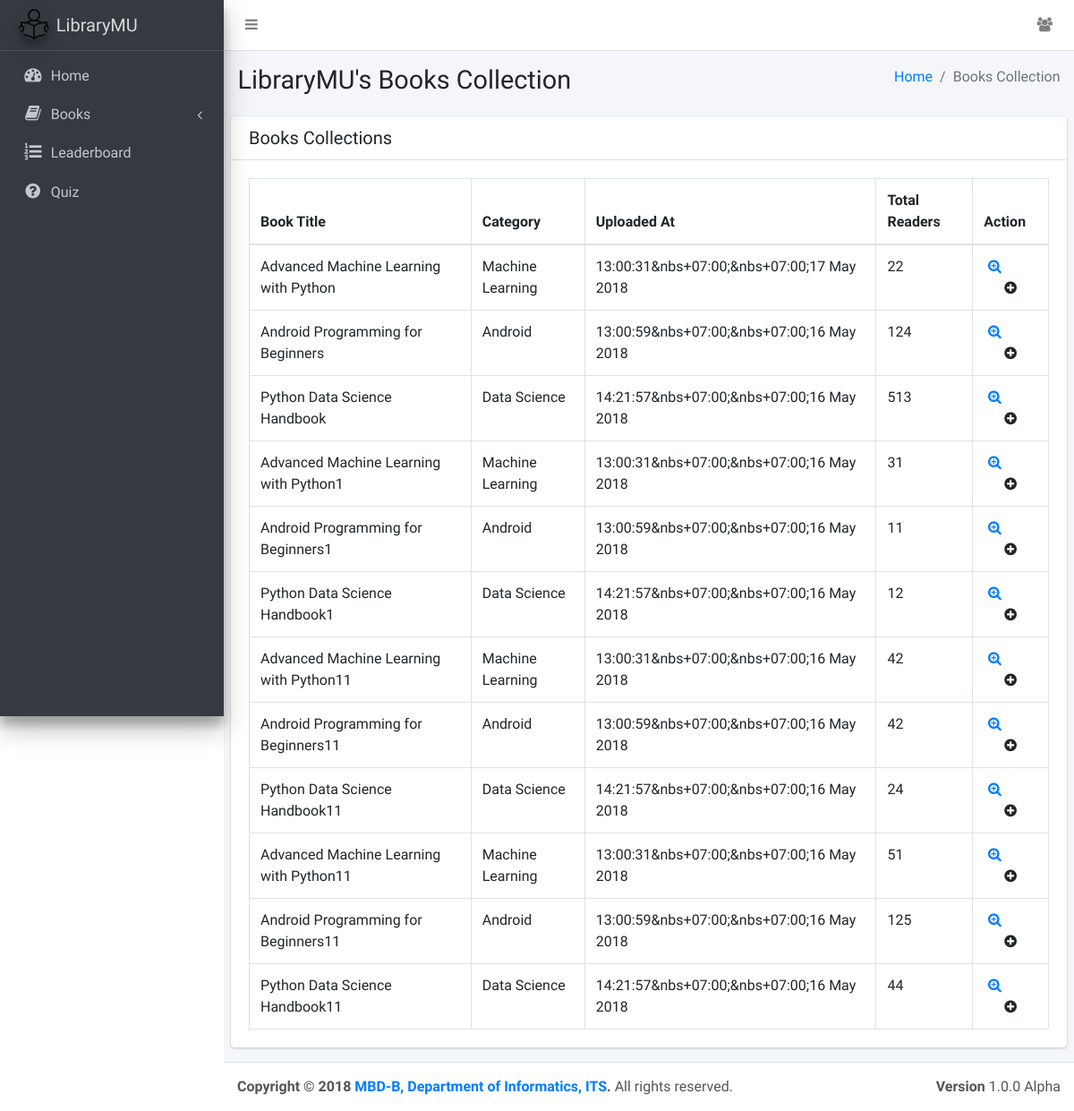
The app's page /books.php (signed in) with its own data.
### tables this page shows
CREATE TABLE `books` (
  `id` int(11) UNSIGNED NOT NULL,
  `title` varchar(150) NOT NULL,
  `category` varchar(100) NOT NULL,
  `path` varchar(100) NOT NULL,
  `created_at` timestamp NOT NULL DEFAULT CURRENT_TIMESTAMP,
  `count` int(11) NOT NULL,
  `quiz` tinyint(1) NOT NULL,
  `type` enum('pdf','epub') NOT NULL
);

### books.php (the view, shortened to what this page needs)
<!DOCTYPE html>
<html>
<head>
  <?php include('meta.php'); ?>
</head>
<body class="hold-transition sidebar-mini">
<div class="wrapper">
  <?php
  include('navbar.php');
  include('sidebar.php');
  ?>
  <div class="content-wrapper">
    <section class="content-header">
      <div class="container-fluid">
        <div class="row mb-2">
          <div class="col-sm-6">
            <h1>LibraryMU's Books Collection</h1>
          </div>
          <div class="col-sm-6">
            <ol class="breadcrumb float-sm-right">
              <li class="breadcrumb-item"><a href="/">Home</a></li>
              <li class="breadcrumb-item active">Books Collection</li>
            </ol>
          </div>
        </div>
      </div>
    </section>
    <section class="content">
      <div class="row">
        <div class="col-12">
          <div class="card">
            <div class="card-header">
            <?php
            include('system/db_connect.php');
            if(isset($_GET['browse']) && $_GET['browse'] === 'trending'){
              echo '<h3 class="card-title">Hot Trending Books Right Now!</h3>
            </div>';
              $query = "CALL sp_trending()";
            }
            elseif(isset($_GET['browse']) && $_GET['browse'] === 'today'){
              echo '<h3 class="card-title">Hot Trending Books Right Now!</h3>
            </div>';
              $query = "CALL sp_today()";
            }
            else{
              echo '<h3 class="card-title">Books Collections</h3>
            </div>';
              $query = "CALL sp_books()";
            }
            $sql = mysqli_query($db, $query) or die("Query fail : ".mysqli_error($db));
            ?>
            <div class="card-body">
              <table id="bookscollection" class="table table-bordered table-hover">
                <thead>
                <tr>
                  <th>Book Title</th>
                  <th>Category</th>
                  <th>Uploaded At</th>
                  <th>Total Readers</th>
                  <th>Action</th>
                </tr>
                </thead>
                <tbody>
                    <?php
                      while ($row = $sql->fetch_assoc()) {
                        echo "<tr><td>" . $row["title"] . "</td>";
                        echo "<td>" . $row["category"] . "</td>";
                        $parsedate = new DateTime($row['created_at']);
                        echo "<td>" . $parsedate->format('H:i:s&\nb\sp;&\nb\sp;d M Y') . "</td>";
                        echo "<td>" . $row["count"] . "</td>";
                        if($row["type"] === "pdf"){
                          echo "<td><div class='text-center'>
                          <a id='clickthis".$row['id']."' href='https://fajarmf.com/.pdf/" . $row['path'] . "' hidden target='_newtab'></a>
                          <a href='#' onclick='openBook(". $row['id'] .")'><i class='fa fa-search-plus' title='Read Now' aria-hidden='true'></i></a>
                          <span>&nbsp;&nbsp;&nbsp;&nbsp;&nbsp;&nbsp;&nbsp;&nbsp;</span>
                          <i class='fa fa-plus-circle' title='Add to Library' aria-hidden='true'></i>
                        </div>
                      </td></tr>";
                        } else{
                          echo "<td><div class='text-center'>
                          <a id='clickthis".$row['id']."' href='epub.php?pdf=" . $row['path'] . "' hidden target='_newtab'></a>
                          <a href='#'  onclick='openBook(". $row['id'] .")'><i class='fa fa-search-plus' title='Read Now' aria-hidden='true'></i></a>
                          <span>&nbsp;&nbsp;&nbsp;&nbsp;&nbsp;&nbsp;&nbsp;&nbsp;</span>
                          <i class='fa fa-plus-circle' title='Add to Library' aria-hidden='true'></i>
                          </div>
                          </td></tr>";
                        }
                      }
                    ?>
                </tbody>
              </table>
            </div>
          </div>
          </div>
      </div>
    </section>
  </div>
  <?php include('footer.php'); ?>
</div>
</body>
</html>

### meta.php (shortened to what this page needs)
<link rel="stylesheet" href="plugins/font-awesome/css/font-awesome.min.css">
<link href="https://unpkg.com/ionicons@4.0.0/dist/css/ionicons.min.css"rel="stylesheet"/>
<link rel="stylesheet" href="dist/css/adminlte.min.css">
<link rel="stylesheet" href="plugins/iCheck/flat/blue.css">
<link rel="stylesheet" href="plugins/morris/morris.css">
<link rel="stylesheet" href="plugins/jvectormap/jquery-jvectormap-1.2.2.css">
<link rel="stylesheet" href="plugins/datepicker/datepicker3.css">
<link rel="stylesheet" href="plugins/daterangepicker/daterangepicker-bs3.css">
<link rel="stylesheet" href="plugins/bootstrap-wysihtml5/bootstrap3-wysihtml5.min.css">

### navbar.php (shortened to what this page needs)
<nav class="main-header navbar navbar-expand bg-white navbar-light border-bottom">
  <ul class="navbar-nav">
    <li class="nav-item">
      <a class="nav-link" data-widget="pushmenu" href="#"><i class="fa fa-bars"></i></a>
    </li>
  </ul>
  <ul class="navbar-nav ml-auto">
    <li class="nav-item dropdown">
      <a class="nav-link" data-toggle="dropdown" href="#">
        <i class="fa fa-users"></i>
      </a>
    </li>
  </ul>
</nav>

### sidebar.php (shortened to what this page needs)
<aside class="main-sidebar sidebar-dark-primary elevation-4">
  <a href="/" class="brand-link">
    <img src="dist/img/logo.png" alt="LibraryMU" class="brand-image img-circle elevation-3"
         style="opacity: .8">
    <span class="brand-text font-weight-light">LibraryMU</span>
  </a>
  <div class="sidebar">
    <nav class="mt-2">
      <ul class="nav nav-pills nav-sidebar flex-column" data-widget="treeview" role="menu" data-accordion="false">
        <li class="nav-item">
          <a href="/" class="nav-link">
            <i class="nav-icon fa fa-dashboard"></i>
            <p>
              Home
            </p>
          </a>
        </li>
        <li class="nav-item has-treeview">
          <a href class="nav-link">
            <i class="nav-icon fa fa-book"></i>
            <p>
              Books
              <i class="right fa fa-angle-left"></i>
            </p>
          </a>
        </li>
        <li class="nav-item">
          <a href="pages/widgets.html" class="nav-link">
            <i class="nav-icon fa fa-list-ol"></i>
            <p>
              Leaderboard
            </p>
          </a>
        </li>
        <li class="nav-item">
          <a href="pages/widgets.html" class="nav-link">
            <i class="nav-icon fa fa-question-circle"></i>
            <p>
              Quiz
            </p>
          </a>
        </li>
      </ul>
    </nav>
  </div>
</aside>

### footer.php
<footer class="main-footer">
  <strong>Copyright &copy; 2018 <a href="http://fajarmf.com">MBD-B, Department of Informatics, ITS</a>.</strong>
  All rights reserved.
  <div class="float-right d-none d-sm-inline-block">
    <b>Version</b> 1.0.0 Alpha
  </div>
</footer>

### records on screen
books: title "Advanced Machine Learning with Python", category "Machine Learning", created_at "13:00:31&nbs+07:00;&nbs+07:00;17 May 2018", count "22"
books: title "Android Programming for Beginners", category "Android", created_at "13:00:59&nbs+07:00;&nbs+07:00;16 May 2018", count "124"
books: title "Python Data Science Handbook", category "Data Science", created_at "14:21:57&nbs+07:00;&nbs+07:00;16 May 2018", count "513"
books: title "Advanced Machine Learning with Python1", category "Machine Learning", created_at "13:00:31&nbs+07:00;&nbs+07:00;16 May 2018", count "31"
books: title "Android Programming for Beginners1", category "Android", created_at "13:00:59&nbs+07:00;&nbs+07:00;16 May 2018", count "11"
books: title "Python Data Science Handbook1", category "Data Science", created_at "14:21:57&nbs+07:00;&nbs+07:00;16 May 2018", count "12"
books: title "Advanced Machine Learning with Python11", category "Machine Learning", created_at "13:00:31&nbs+07:00;&nbs+07:00;16 May 2018", count "42"
books: title "Android Programming for Beginners11", category "Android", created_at "13:00:59&nbs+07:00;&nbs+07:00;16 May 2018", count "42"
books: title "Python Data Science Handbook11", category "Data Science", created_at "14:21:57&nbs+07:00;&nbs+07:00;16 May 2018", count "24"
books: title "Advanced Machine Learning with Python11", category "Machine Learning", created_at "13:00:31&nbs+07:00;&nbs+07:00;16 May 2018", count "51"
books: title "Android Programming for Beginners11", category "Android", created_at "13:00:59&nbs+07:00;&nbs+07:00;16 May 2018", count "125"
books: title "Python Data Science Handbook11", category "Data Science", created_at "14:21:57&nbs+07:00;&nbs+07:00;16 May 2018", count "44"
